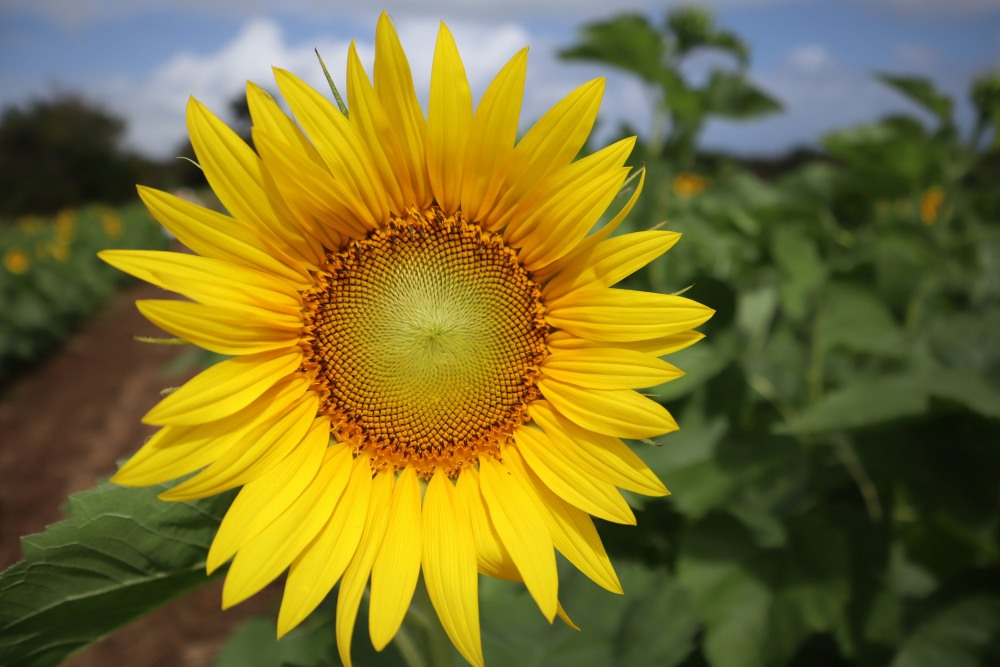
#> input picture Computer vision/lista 5/zdj.jpg, 3000 x 2000 px, found by its file name (shown at 1/3 size)
$ python 'lista 5.py'
#> lines starting #> are read from the running program, lines starting #| are printed output that depends on the picture
import cv2
import numpy as np


def update(val):
    # Get current trackbar positions
    try:
        scale_percent = cv2.getTrackbarPos('Scale', 'Controls')
        interpolation_idx = cv2.getTrackbarPos('Interpolation', 'Controls')
    except cv2.error:
        scale_percent = 100  # Default to 100% scale
        interpolation_idx = 1  # Default to INTER_LINEAR

    # Scale factor from 0.1 to 3.0
    scale_factor = max(0.1, scale_percent / 100.0)

    interpolation_methods = {
        0: ('INTER_NEAREST', cv2.INTER_NEAREST),
        1: ('INTER_LINEAR', cv2.INTER_LINEAR),
        2: ('INTER_CUBIC', cv2.INTER_CUBIC),
        3: ('INTER_LANCZOS4', cv2.INTER_LANCZOS4)
    }

    method_name, interpolation = interpolation_methods[interpolation_idx]

    # Get original image dimensions
    h, w = img.shape[:2]

    # Calculate new dimensions
    new_w = int(w * scale_factor)
    new_h = int(h * scale_factor)

    # Resize the image using the selected interpolation method
    resized_cv = cv2.resize(img, (new_w, new_h), interpolation=interpolation)

    # Display the resized image
    cv2.imshow(f'Resized - {method_name}', resized_cv)

    # --- Difference Calculation ---
    back_resized = cv2.resize(resized_cv, (w, h), interpolation=interpolation)
    diff = cv2.absdiff(img, back_resized)
    cv2.imshow('Difference', diff)


# Load the image

img = cv2.imread('Computer vision/lista 5/zdj.jpg')
#> img is the input picture: shape (2000, 3000, 3); mean B, G, R 44.6, 113.1, 122.7
if img is None:
    raise FileNotFoundError("Image not found. Please check the path.")
img = cv2.resize(img, (259, 194))
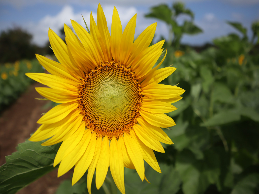
#> img: shape (194, 259, 3); mean B, G, R 44.5, 113.1, 122.6
h, w = img.shape[:2]
#> h = 194; w = 259


# Create a window for controls
cv2.namedWindow('Controls')
cv2.resizeWindow('Controls', 500, 100)

# Scale trackbar: 0-100 (maps to 0.1-3.0)
cv2.createTrackbar('Scale', 'Controls', 100, 290, update)

# Interpolation trackbar: 0-3
cv2.createTrackbar('Interpolation', 'Controls', 1, 3, update)

# Display original image
cv2.imshow('Original', img)

update(0)
#> in update, `diff = cv2.absdiff(img, back_resized)`: diff: shape (194, 259, 3); every value is 0


while True:
    if cv2.waitKey(1) & 0xFF == 27:
#> (key Esc is pressed here)
        break

cv2.destroyAllWindows()
